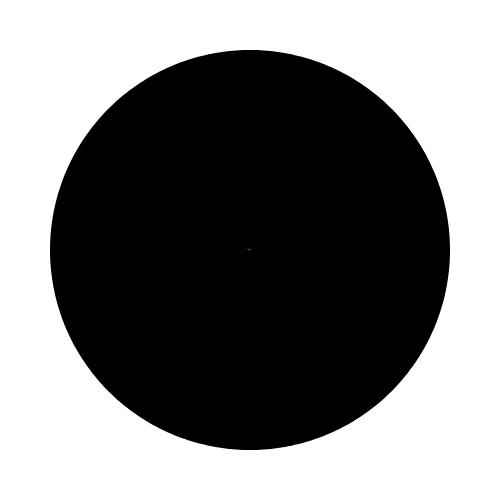
Frame 1 (no input)
Frame 60 (no input): identical to frame 1, image omitted
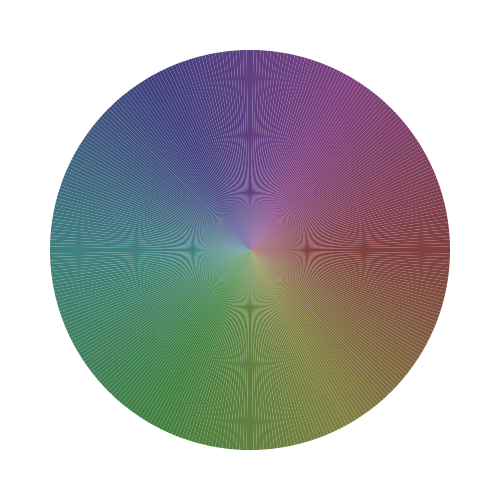
Frame 120 (the mouse pressed at the canvas centre since frame 60)

The p5.js sketch that drew these frames (run headless with seeded random() and noise() and a simulated clock; from frame 60 on, the mouse is pressed at the canvas centre):

// p5.js sketch
// ── sketch.js
'use strict';

var segmentCount = 360;
var radius = 200;

function setup() {
    createCanvas(500, 500);
    noStroke();
}

function draw() {
    /** Change the saturation and brightness 
        with the width and height of the canvas */
    colorMode(HSB, 360, width, height);
    // The background brightness changes with the height
    background(360, 0, height);

    var angle = 0;
    var increment = 360 / segmentCount;

    beginShape(TRIANGLE_FAN);
    vertex(width / 2, height / 2);

    for (var angle = 0; angle <= 360; angle += increment) {
        var vx = radius * cos(radians(angle)) + width / 2;
        var vy = radius * sin(radians(angle)) + height / 2;
        vertex(vx, vy);
        /**  The fill of the shape changes depending 
             on the angle and the mouse position */
        fill(angle, mouseX, mouseY);
    }
    endShape();
}
